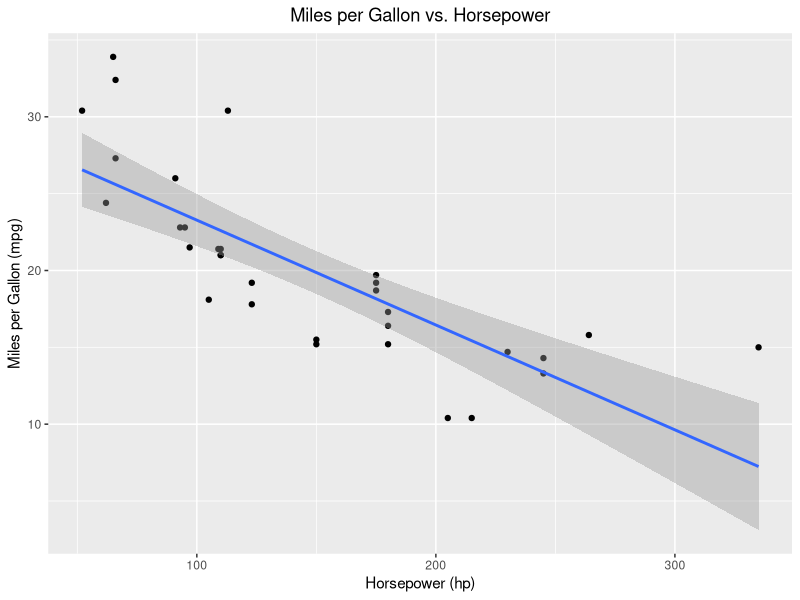

Generate this figure with R:
#load and observe data 

mtcars
?mtcars


#loading packages
library(ggplot2)

#plotting mtcars miles per gallon v. number of cylinders

ggplot(data = mtcars, aes(x= hp, y= mpg))+
  geom_point()+
  labs(title = "Miles per Gallon vs. Horsepower",
       y= "Miles per Gallon (mpg)",
       x= "Horsepower (hp)")+
  theme(plot.title = element_text(hjust = 0.5))+
  stat_smooth(method=lm)
